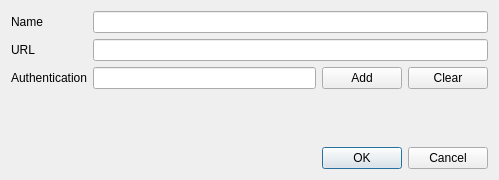
<?xml version="1.0" encoding="UTF-8"?>
<ui version="4.0">
 <class>ManageRepositoryDialog</class>
 <widget class="QDialog" name="ManageRepositoryDialog">
  <property name="geometry">
   <rect>
    <x>0</x>
    <y>0</y>
    <width>499</width>
    <height>180</height>
   </rect>
  </property>
  <property name="windowTitle">
   <string>Repository Details</string>
  </property>
  <layout class="QGridLayout" name="gridLayout">
   <item row="1" column="0">
    <widget class="QLabel" name="label_url">
     <property name="text">
      <string>URL</string>
     </property>
     <property name="buddy">
      <cstring>line_edit_url</cstring>
     </property>
    </widget>
   </item>
   <item row="0" column="0">
    <widget class="QLabel" name="label_name">
     <property name="sizePolicy">
      <sizepolicy hsizetype="Fixed" vsizetype="Preferred">
       <horstretch>0</horstretch>
       <verstretch>0</verstretch>
      </sizepolicy>
     </property>
     <property name="text">
      <string>Name</string>
     </property>
     <property name="buddy">
      <cstring>line_edit_name</cstring>
     </property>
    </widget>
   </item>
   <item row="2" column="3">
    <layout class="QHBoxLayout" name="horizontalLayout">
     <item>
      <widget class="QLineEdit" name="line_edit_auth_id"/>
     </item>
     <item>
      <widget class="QPushButton" name="button_add_auth">
       <property name="sizePolicy">
        <sizepolicy hsizetype="Fixed" vsizetype="Fixed">
         <horstretch>0</horstretch>
         <verstretch>0</verstretch>
        </sizepolicy>
       </property>
       <property name="text">
        <string>Add</string>
       </property>
      </widget>
     </item>
     <item>
      <widget class="QPushButton" name="button_clear_auth">
       <property name="sizePolicy">
        <sizepolicy hsizetype="Fixed" vsizetype="Fixed">
         <horstretch>0</horstretch>
         <verstretch>0</verstretch>
        </sizepolicy>
       </property>
       <property name="text">
        <string>Clear</string>
       </property>
      </widget>
     </item>
    </layout>
   </item>
   <item row="1" column="3">
    <widget class="QLineEdit" name="line_edit_url"/>
   </item>
   <item row="2" column="0">
    <widget class="QLabel" name="label_auth">
     <property name="sizePolicy">
      <sizepolicy hsizetype="Fixed" vsizetype="Preferred">
       <horstretch>0</horstretch>
       <verstretch>0</verstretch>
      </sizepolicy>
     </property>
     <property name="text">
      <string>Authentication</string>
     </property>
    </widget>
   </item>
   <item row="0" column="3">
    <widget class="QLineEdit" name="line_edit_name">
     <property name="sizePolicy">
      <sizepolicy hsizetype="Expanding" vsizetype="Fixed">
       <horstretch>0</horstretch>
       <verstretch>0</verstretch>
      </sizepolicy>
     </property>
    </widget>
   </item>
   <item row="4" column="3">
    <widget class="QDialogButtonBox" name="buttonBox">
     <property name="standardButtons">
      <set>QDialogButtonBox::Cancel|QDialogButtonBox::Ok</set>
     </property>
    </widget>
   </item>
   <item row="3" column="3">
    <spacer name="verticalSpacer">
     <property name="orientation">
      <enum>Qt::Vertical</enum>
     </property>
     <property name="sizeHint" stdset="0">
      <size>
       <width>20</width>
       <height>40</height>
      </size>
     </property>
    </spacer>
   </item>
  </layout>
 </widget>
 <resources/>
 <connections>
  <connection>
   <sender>buttonBox</sender>
   <signal>accepted()</signal>
   <receiver>ManageRepositoryDialog</receiver>
   <slot>accept()</slot>
   <hints>
    <hint type="sourcelabel">
     <x>251</x>
     <y>148</y>
    </hint>
    <hint type="destinationlabel">
     <x>224</x>
     <y>95</y>
    </hint>
   </hints>
  </connection>
  <connection>
   <sender>buttonBox</sender>
   <signal>rejected()</signal>
   <receiver>ManageRepositoryDialog</receiver>
   <slot>reject()</slot>
   <hints>
    <hint type="sourcelabel">
     <x>251</x>
     <y>148</y>
    </hint>
    <hint type="destinationlabel">
     <x>224</x>
     <y>95</y>
    </hint>
   </hints>
  </connection>
 </connections>
</ui>
